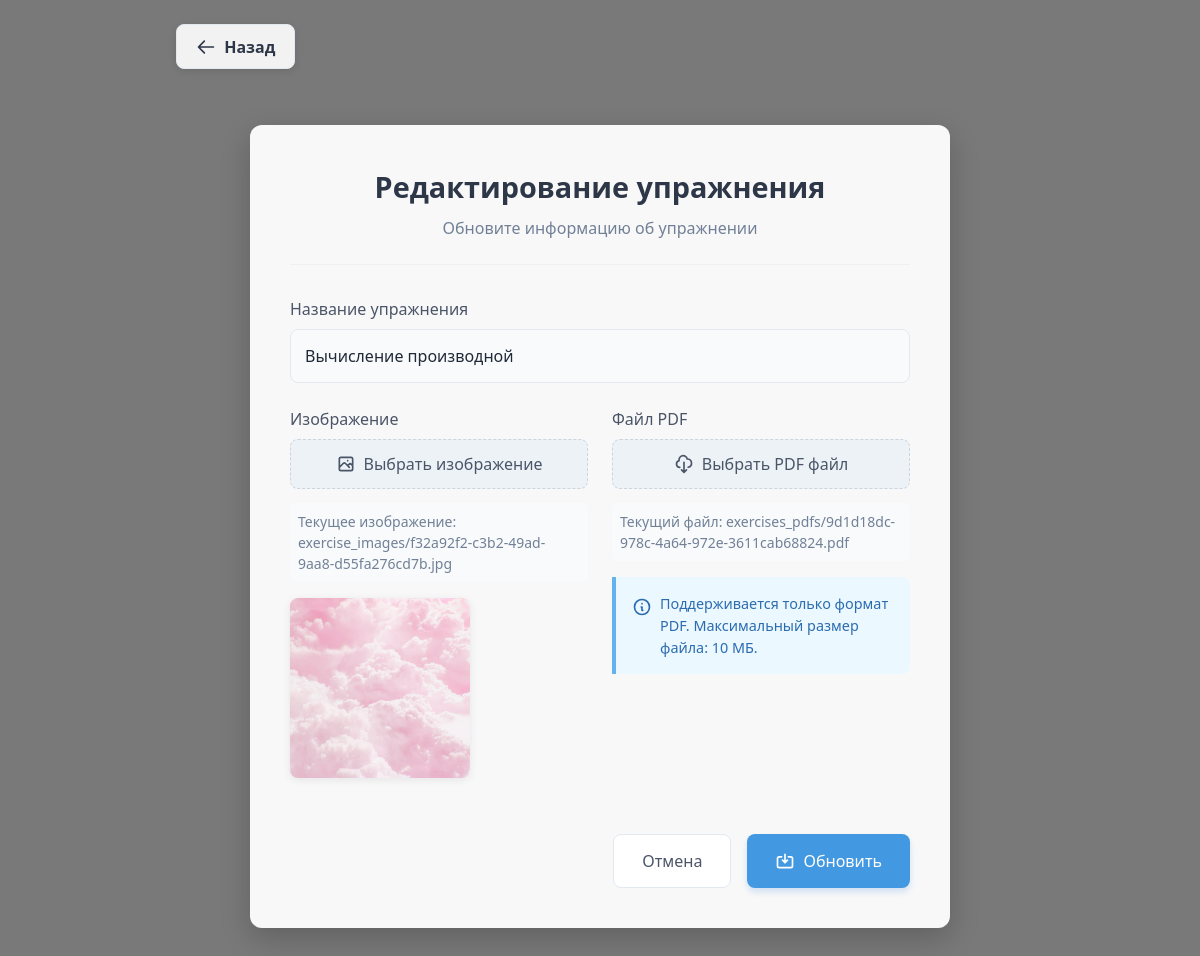
The page /10/edit/ (signed in) on the database its author committed.
### core/models.py (models this page shows, shortened)
class Exercise(models.Model):
    title = models.CharField(max_length=255, verbose_name="Название упражнения")
    image = models.ImageField(
        upload_to=image_upload_path,
        verbose_name="Изображение",
        null=True,
        blank=True
    )
    pdf_file = models.FileField(
        upload_to=pdf_upload_path,
        max_length=500,
        verbose_name="PDF-документ"
    )
    created_at = models.DateTimeField(auto_now_add=True, verbose_name="Дата создания")
    updated_at = models.DateTimeField(auto_now=True, verbose_name="Дата обновления")
    class Meta:
        verbose_name = "Упражнение"
        verbose_name_plural = "Упражнения"
        ordering = ['-created_at']

### core/views.py (the view)
# urls.py: path('<int:pk>/edit/', edit_exercise, name='edit_exercise'),
@login_required
@user_passes_test(is_staff)
def edit_exercise(request, pk):
    exercise = get_object_or_404(Exercise, pk=pk)
    delete_requested = 'delete' in request.GET
    form_errors = None
    if request.method == 'POST':
        if 'delete' in request.POST:
            if exercise.image:
                if os.path.isfile(exercise.image.path):
                    os.remove(exercise.image.path)
            if exercise.pdf_file:
                if os.path.isfile(exercise.pdf_file.path):
                    os.remove(exercise.pdf_file.path)
            exercise.delete()
            return redirect('exercise')
        form = ExerciseForm(request.POST, request.FILES, instance=exercise)
        if form.is_valid():
            if 'image-clear' in request.POST:
                if exercise.image:
                    if os.path.isfile(exercise.image.path):
                        os.remove(exercise.image.path)
                    exercise.image = None
            if 'pdf_file-clear' in request.POST:
                if exercise.pdf_file:
                    if os.path.isfile(exercise.pdf_file.path):
                        os.remove(exercise.pdf_file.path)
                    exercise.pdf_file = None
            exercise_obj = form.save(commit=False)
            if 'image' in request.FILES:
                exercise_obj.image = request.FILES['image']
            if 'pdf_file' in request.FILES:
                exercise_obj.pdf_file = request.FILES['pdf_file']
            exercise_obj.save()
            return redirect('exercise_detail', pk=exercise.pk)
        else:
            form_errors = form.errors
    else:
        form = ExerciseForm(instance=exercise)
    context = {
        'form': form,
        'exercise': exercise,
        'is_edit': True,
        'delete_requested': delete_requested,
        'form_errors': form_errors
    }
    return render(request, 'exercises/add.html', context)

### core/forms.py
class ExerciseForm(forms.ModelForm):
    class Meta:
        model = Exercise
        fields = ['title', 'image', 'pdf_file']
        widgets = {
            'title': forms.TextInput(attrs={
                'class': 'w-full px-4 py-3 rounded-lg border border-gray-300 focus:ring-2 focus:ring-green-500 focus:border-green-500',
                'placeholder': 'Введите название упражнения'
            }),
            'image': forms.ClearableFileInput(attrs={
                'class': 'block w-full text-sm text-gray-700 file:mr-4 file:py-2 file:px-4 file:rounded-lg file:border-0 file:bg-green-50 file:text-green-700 hover:file:bg-green-100',
                'accept': 'image/*'
            }),
            'pdf_file': forms.ClearableFileInput(attrs={
                'class': 'block w-full text-sm text-gray-700 file:mr-4 file:py-2 file:px-4 file:rounded-lg file:border-0 file:bg-green-50 file:text-green-700 hover:file:bg-green-100',
                'accept': '.pdf'
            }),
        }

### core/views.py (called while the page is built)
def is_staff(user):
    return user.is_staff

### core/templates/exercises/add.html (shortened to what this page needs)
{% extends 'base.html' %}
{% load static %}
{% block content %}
<a href="{% if is_edit %}{% url 'exercise_detail' exercise.pk %}{% else %}{% url 'exercise' %}{% endif %}"
   class="back-link">
    <svg class="w-5 h-5" fill="none" stroke="currentColor" viewBox="0 0 24 24">
        <path stroke-linecap="round" stroke-linejoin="round" stroke-width="2" d="M10 19l-7-7m0 0l7-7m-7 7h18"/>
    </svg>
    Назад
</a>
<div class="form-container opacity-0">
    <div class="form-header">
        <h1 class="form-title">
            {% if is_edit %}Редактирование упражнения{% else %}Новое упражнение{% endif %}
        </h1>
        <p class="form-subtitle">
            {% if is_edit %}Обновите информацию об упражнении{% else %}Заполните форму для добавления нового упражнения{% endif %}
        </p>
    </div>
    <form method="POST" enctype="multipart/form-data">
        <div class="form-group">
            <label for="id_title" class="form-label">Название упражнения</label>
            <input type="text"
                   name="title"
                   id="id_title"
                   class="form-input {% if form_errors and form_errors.title %}border-red-300{% endif %}"
                   value="{% if form.title.value %}{{ form.title.value }}{% elif exercise %}{{ exercise.title }}{% endif %}"
                   placeholder="Введите название упражнения"
                   required>
        </div>
        <div class="grid grid-cols-1 md:grid-cols-2 gap-6">
            <div class="form-group">
                <label class="form-label">Изображение</label>
                <div class="file-input-wrapper">
                    <div class="file-input-button">
                        <svg class="w-5 h-5" fill="none" stroke="currentColor" viewBox="0 0 24 24">
                            <path stroke-linecap="round" stroke-linejoin="round" stroke-width="2" d="M4 16l4.586-4.586a2 2 0 012.828 0L16 16m-2-2l1.586-1.586a2 2 0 012.828 0L20 14m-6-6h.01M6 20h12a2 2 0 002-2V6a2 2 0 00-2-2H6a2 2 0 00-2 2v12a2 2 0 002 2z"/>
                        </svg>
                        Выбрать изображение
                    </div>
                </div>
                {% if is_edit and exercise.image %}
                    <div class="current-file">
                        Текущее изображение: <span class="font-medium">{{ exercise.image.name }}</span>
                    </div>
                {% endif %}
                <div class="preview-container">
                    {% if is_edit and exercise.image %}
                        <img src="{{ exercise.image.url }}"
                             class="preview-image"
                             alt="Текущее изображение"
                             id="current-image-preview">
                    {% else %}
                        <img id="image-preview"
                             class="preview-image hidden"
                             alt="Предпросмотр изображения">
                    {% endif %}
                </div>
            </div>
            <div class="form-group">
                <label class="form-label">Файл PDF</label>
                <div class="file-input-wrapper">
                    <div class="file-input-button">
                        <svg class="w-5 h-5" fill="none" stroke="currentColor" viewBox="0 0 24 24">
                            <path stroke-linecap="round" stroke-linejoin="round" stroke-width="2" d="M7 16a4 4 0 01-.88-7.903A5 5 0 1115.9 6L16 6a5 5 0 011 9.9M9 19l3 3m0 0l3-3m-3 3V10"/>
                        </svg>
                        Выбрать PDF файл
                    </div>
                </div>
                {% if is_edit and exercise.pdf_file %}
                    <div class="current-file">
                        Текущий файл: <span class="font-medium">{{ exercise.pdf_file.name }}</span>
                    </div>
                {% endif %}
                <div class="info-box">
                    <p>
                        <svg class="w-5 h-5" fill="none" stroke="currentColor" viewBox="0 0 24 24">
                            <path stroke-linecap="round" stroke-linejoin="round" stroke-width="2" d="M13 16h-1v-4h-1m1-4h.01M21 12a9 9 0 11-18 0 9 9 0 0118 0z"/>
                        </svg>
                        Поддерживается только формат PDF. Максимальный размер файла: 10 МБ.
                    </p>
                </div>
            </div>
        </div>
        <div class="btn-group">
            <a href="{% if is_edit %}{% url 'exercise_detail' exercise.pk %}{% else %}{% url 'exercise' %}{% endif %}"
               class="btn-cancel">
                Отмена
            </a>
            <button type="submit" class="btn-submit">
                <svg class="w-5 h-5" fill="none" stroke="currentColor" viewBox="0 0 24 24">
                    <path stroke-linecap="round" stroke-linejoin="round" stroke-width="2" d="M8 7H5a2 2 0 00-2 2v9a2 2 0 002 2h14a2 2 0 002-2V9a2 2 0 00-2-2h-3m-1 4l-3 3m0 0l-3-3m3 3V4"/>
                </svg>
                {% if is_edit %}Обновить{% else %}Сохранить{% endif %}
            </button>
        </div>
    </form>
</div>
{% endblock %}

### core/templates/exercises/add.html (style rules this page uses)
body { background: url('https://images.hdqwalls.com/download/horizon-zero-dawn-nature-mountains-trees-sky-4k-yj-3840x2160.jpg') no-repeat center center fixed; background-size: cover; position: relative; min-height: 100vh; font-family: 'Segoe UI', Tahoma, Geneva, Verdana, sans-serif; }
body::before { content: ''; position: fixed; top: 0; left: 0; right: 0; bottom: 0; background: rgba(0, 0, 0, 0.5); z-index: -1; }
.form-container { animation: fade-in-up 0.6s ease-out forwards; background: rgba(255, 255, 255, 0.95); border-radius: 12px; box-shadow: 0 10px 30px rgba(0, 0, 0, 0.2); overflow: hidden; max-width: 700px; margin: 2rem auto; padding: 2.5rem; position: relative; }
.form-header { text-align: center; margin-bottom: 2rem; padding-bottom: 1.5rem; border-bottom: 1px solid #f0f0f0; }
.form-title { font-size: 1.8rem; font-weight: 600; color: #2d3748; margin-bottom: 0.5rem; }
.form-subtitle { color: #718096; font-size: 1rem; }
.back-link { display: inline-flex; align-items: center; background-color: rgba(255, 255, 255, 0.9); color: #2d3748; font-weight: 600; margin-bottom: 1.5rem; transition: all 0.3s ease; padding: 0.6rem 1.2rem; border-radius: 8px; text-decoration: none; box-shadow: 0 2px 8px rgba(0, 0, 0, 0.1); border: 1px solid #e2e8f0; }
.back-link svg { margin-right: 8px; transition: transform 0.3s ease; }
.form-group { margin-bottom: 1.5rem; }
.form-label { display: block; margin-bottom: 0.5rem; font-weight: 500; color: #4a5568; }
.form-input { width: 100%; padding: 0.875rem; border: 1px solid #e2e8f0; border-radius: 8px; font-size: 1rem; transition: all 0.3s ease; background-color: #f8fafc; }
.file-input-wrapper { position: relative; overflow: hidden; display: inline-block; width: 100%; }
.file-input-button { display: flex; align-items: center; justify-content: center; background-color: #edf2f7; color: #4a5568; padding: 0.75rem 1.25rem; border-radius: 8px; font-weight: 500; cursor: pointer; transition: all 0.3s ease; border: 1px dashed #cbd5e0; }
.file-input-button svg { margin-right: 0.5rem; }
.preview-container { margin-top: 1rem; text-align: center; }
.preview-image { max-width: 100%; max-height: 180px; border-radius: 8px; margin-top: 0.5rem; box-shadow: 0 2px 8px rgba(0, 0, 0, 0.08); }
.info-box { background-color: #ebf8ff; border-left: 4px solid #63b3ed; padding: 1rem; border-radius: 0 8px 8px 0; margin-top: 1rem; }
.info-box p { display: flex; align-items: flex-start; color: #2b6cb0; font-size: 0.9rem; margin: 0; }
.info-box svg { flex-shrink: 0; margin-right: 0.5rem; margin-top: 0.2rem; }
.btn-submit { background-color: #4299e1; color: white; border: none; border-radius: 8px; padding: 0.875rem 1.75rem; font-size: 1rem; font-weight: 500; cursor: pointer; transition: all 0.3s ease; display: inline-flex; align-items: center; box-shadow: 0 4px 6px rgba(50, 132, 222, 0.2); }
.btn-submit svg { margin-right: 0.5rem; }
.btn-cancel { background-color: white; color: #4a5568; border: 1px solid #e2e8f0; border-radius: 8px; padding: 0.875rem 1.75rem; font-size: 1rem; font-weight: 500; cursor: pointer; transition: all 0.3s ease; }
.btn-group { display: flex; justify-content: flex-end; gap: 1rem; margin-top: 2rem; }
.current-file { font-size: 0.875rem; color: #718096; margin-top: 0.5rem; padding: 0.5rem; background: #f8fafc; border-radius: 6px; }

### rows shown on the page
Exercise: title "Вычисление производной", image.name "exercise_images/f32a92f2-c3b2-49ad-9aa8-d55fa276cd7b.jpg", image (picture), pdf_file.name "exercises_pdfs/9d1d18dc-978c-4a64-972e-3611cab68824.pdf"
